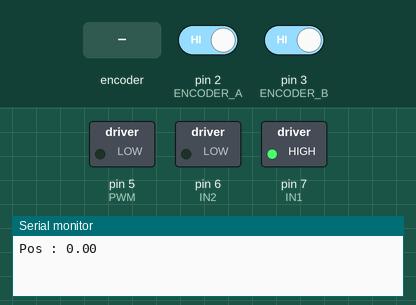
Recording of a sketch running on a simulated Arduino Uno, built with avr-gcc and run on an emulated ATmega328P. Shown: switched loads named in the sketch (green lamp = pin HIGH), the last lines printed to the serial monitor. The inputs (shaded band) are chosen by the test bench; at power-on: pin 2 (ENCODER_A) HIGH, pin 3 (ENCODER_B) HIGH.

Above: at 0.01 s.
At 1.2 s:
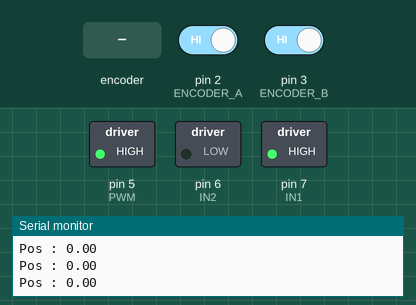
1.3 s: rotary encoder on pin 2 (ENCODER_A) / pin 3 (ENCODER_B) turned 1 step (first pin leading)
4.5 s: rotary encoder on pin 2 (ENCODER_A) / pin 3 (ENCODER_B) turned 2 steps (second pin leading)
Timing chart, 0 to 7.5 s (numbered marks = the images above; inputs shaded):
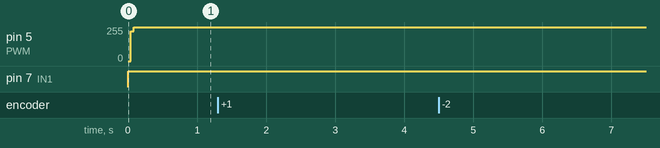

The sketch:

Wheel_encoder_DC_Motor.ino
```cpp
#include "PID_Control.h"
//----------------------------------------------------------------------------------------------
/*
 * Encoder_A and Encoder_B pins are used to read the encoder data from the microcontroller
 * data comes so fast so these two pins have to interrupt enabled pins
 */
#define ENCODER_A 2
#define ENCODER_B 3
/* The next variables are for Motor Driver
 * They are used to control motor speed and direction
 * We control the direction by the H-bridge
 * An H-bridge is an electronic circuit that switches the polarity of a voltage applied to a load.
 * These circuits are often used in robotics and other applications
 * to allow DC motors to run forwards or backwards
*/
#define PWM 5             //Motor Driver PWM input
#define IN2 6             //Motor Driver input
#define IN1 7             //Motor Driver input

/*
 * This Fucntion is used to set the motor direction and speed
 * it takes Parameters (rotation direction , PWM Speed , PWM Pin ,in1 pin , in2 Pin)
 */


void setup() {

  Serial.begin(9600);
  pinMode(ENCODER_A, INPUT); // ENCODER_A as Input
  pinMode(ENCODER_B, INPUT); // ENCODER_B as Input
  pinMode(IN2, OUTPUT); // MOTOR_CW as Output
  pinMode(IN1, OUTPUT); // MOTOR_CW as Output
  pinMode(PWM, OUTPUT); // MOTOR_CW as Output
  setPIDTarget(800);
  setPIDParameters (24,0,16);
  setMotorEncoders(ENCODER_A,ENCODER_B);
  /* attach an interrupt to pin ENCODER_A of the Arduino,
   *  and when the pulse is in the RISING edge called the function -----.
*/
  attachInterrupt(digitalPinToInterrupt(ENCODER_A),readEncoder,RISING);
}

void loop() {
float pos = getCurrentPosition();
float conSignal = computePID(pos);
convertSignal(conSignal , PWM ,  IN1 , IN2);
Serial.print("Pos : ");
Serial.println(pos);


}
```

PID_Control.cpp
```cpp
#include "PID_Control.h"

/*
 PID Algorithm it automatically applies an accurate and responsive correction to a control function
 Is a control loop mechanism employing feedback
*/

/*
 * This Fucntion is used to set the motor direction and speed
 * it takes Parameters (rotation direction , PWM Speed , PWM Pin ,in1 pin , in2 Pin)
 */

double Kp;         // is the proportional gain, a tuning parameter
double Ki;       //is the integral gain, a tuning parameter
double Kd;      //is the derivative gain, a tuning parameter,
                     //Tuning a control loop is the adjustment of its control parameters ,
                     //to the optimum values for the desired control response
unsigned long currentTime, previousTime;
double elapsedTime;
double error;
double lastError;
double input, output;
double setPoint;        //Target Value;
double cumError, rateError;
double pos;
int ENCODER_A ;
int  ENCODER_B ;
void setPIDParameters(double Kpp , double Kii , double Kdd)
{
  Kp = Kpp;
  Ki = Kii;
  Kd = Kdd;
}
void setMotor(int dir , int pwmVal , int pwm , int in1 ,int in2)
{
  analogWrite(pwm,pwmVal);             //Setting the Speed
  if(dir==1)
  {
    digitalWrite(in1,HIGH);
    digitalWrite(in2,LOW);
  }
  else if (dir == -1)
  {
    digitalWrite(in1,LOW);
    digitalWrite(in2,HIGH);
    }
    else
    {
      digitalWrite(in1,LOW);
    digitalWrite(in2,LOW);
      }
  }
double computePID(double inp)
{

  currentTime = millis();                              //get the current time
  elapsedTime = (double) (currentTime-previousTime);   //Calculate ElapsedTime
  error = setPoint - inp;                              //Calculate the error by get the difference between target and measured value
  cumError += error * elapsedTime;                     // compute integral
  rateError = (error - lastError)/elapsedTime;         // compute derivative
  double out = Kp*error + Ki*cumError + Kd*rateError;
  lastError = error;                                   //Remember Current error
  previousTime = currentTime;                          //Remember Current time
  return out;                                          //This signal tells us the direction and speed to turn the motor
}
/*
* The signal that comes from PID Algorithm we need to convert it to speed and direction
*/
void convertSignal(float outSignal , int PWM , int IN1 , int IN2)
{
  float pwr =  fabs(outSignal);
  if(pwr > 255)
    pwr =255;
  int dir = 1;
  if(outSignal < 0)
    dir = -1;
    setMotor(dir , pwr ,PWM,IN1,IN2);
  }
  //Get the position of the motor
void readEncoder()
{
  int b = digitalRead(ENCODER_B);
  if(b >0)
  {
    pos++;

    }
    else
    {
      pos--;

    }

}

void setPIDTarget(double target)
{
  setPoint = target;
  }

  double getCurrentPosition()
  {
    return pos;
    }


  void setMotorEncoders(int encoder_a ,int encoder_b)
  {
    ENCODER_A = encoder_a;
    ENCODER_B = encoder_b;
    }
```

PID_Control.h
```cpp
#ifndef PID_CONTROL_H
#define PID_CONTROL_H

#include <Arduino.h>
/// setPIDParameters
///
/// This function is used to set PID alorithm parameters used to control PID algorithm accuracy
/// @param Kp is the proportional gain, a tuning parameter
/// @param Ki is the integral gain, a tuning parameter
/// @param Kd is the derivative gain, a tuning parameter,
/// @note if you want to set only one of them make the others equal to zero
void setPIDParameters  ( double Kp , double Ki , double Kd);
/// setPIDTarget
///
/// This function takes the target that you want your motor reach
/// and the algorithm tries to reach it and minimize the error in position based on passed parameters to setPIDParameters()
void setPIDTarget(double target);
/// Controlling the motor
///
/// This function controlls the motor speed and direction based on passed parameters
/// @param dir is the direction of rotation 1 or -1 for CW or CCW based on motor wiring and 0 stop rotating
/// @param pwmVal is the rotating speed and it range from 0  (0v) - 255 (5V)
/// @param PWM is the Pin number that motor driver PWM input connectecd to
/// @param in1 is the Pin number that motor driver input1 connectecd to
/// @param in2 is the Pin number that motor driver input2 connectecd to
void setMotor(int dir , int pwmVal , int pwm , int in1 ,int in2);
/// Running PID Algorithm
///
/// This function is responsible for calculating the **Control Variable**u(t) of PID algorithm based on current position of the motor
/// that helps us to know which direction and speed to make the motor rotating with
/// @param inp is the current position of the motor we can get it using getCurrentPosition() function
/// @returns Control Variable value
double computePID(double inp);
///
/// This function takes the output of computePID() function to convert it to speed and direction
/// @param outSignal is the output from computePID() function
/// @param PWM is the Pin number that motor driver PWM input connectecd to
/// @param in1 is the Pin number that motor driver input1 connectecd to
/// @param in2 is the Pin number that motor driver input2 connectecd to
void convertSignal(float outSignal , int PWM , int IN1 , int IN2);
///
/// This function should be called from interrupt command as whenever the motor rotates
/// this function calculates the new position of the motor
void readEncoder();
///
/// This function sets the pins that motor encoders connected to
/// @param encoder_a is the Pin number that motor encoder_a connected to
/// @param encoder_b is the Pin number that motor encoder_b connected to
void setMotorEncoders(int encoder_a , int encoder_b);
///
/// This function gets the current position of the motor
/// @returns current poition of the motor
double getCurrentPosition();

#endif
```
